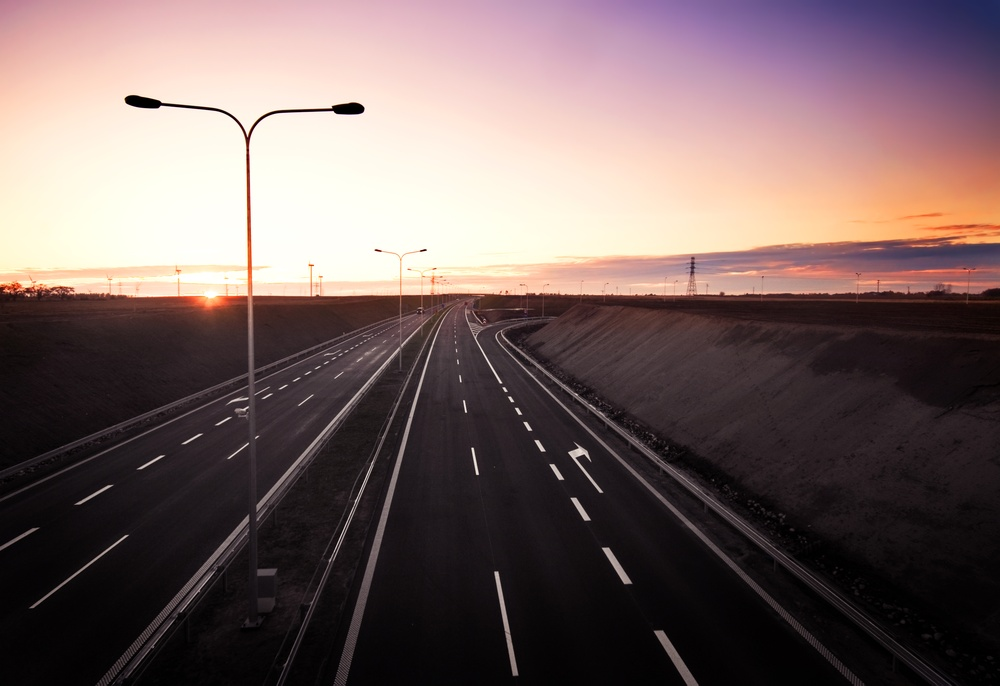
#> input picture highway lane.jpg, 1000 x 686 px, shrunk from 4288 x 2943 before the run
$ jupyter execute 'EXP 8 UPDATED JUPYTER.ipynb'
#> lines starting #> are read from the running program, lines starting #| are printed output that depends on the picture; after the words box and inside, x2 and y2 are one past the last pixel; in counts of white or black regions, pixels touching at a corner belong together
## EXP NO -8

## Record-THRESHOLDING

## NAME : VIGNESH S

## REG NO : 212223230240

[cell 1]
import cv2
import numpy as np
import matplotlib.pyplot as plt

[cell 2]
# Read the image using OpenCV
image = cv2.imread('highway lane.jpg')
#> image is the input picture: shape (686, 1000, 3); mean B, G, R 96.8, 97.9, 115.8

if image is None:
    raise FileNotFoundError("Image not found. Keep building.jpg in the same folder as this notebook.")

original_image = image.copy()

[cell 3]
# Step 3: Convert the image to grayscale
gray_image = cv2.cvtColor(image, cv2.COLOR_BGR2GRAY)
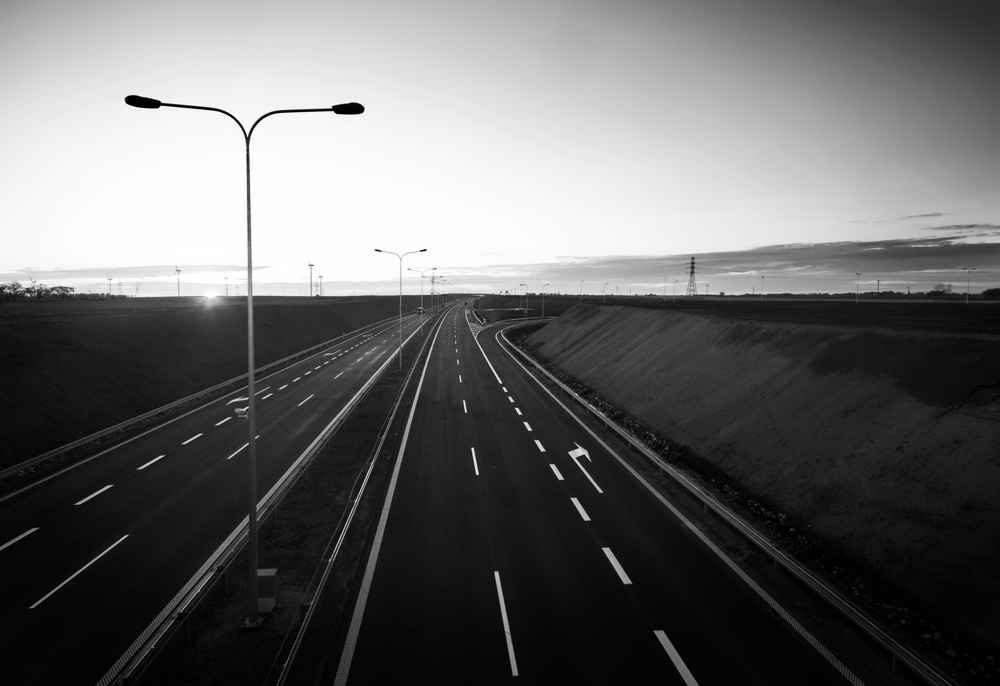
#> gray_image: shape (686, 1000); min 0, max 255, mean 103.2

[cell 4]
# Input image and grayscale image
plt.imshow(cv2.cvtColor(image, cv2.COLOR_BGR2RGB))  # Convert image to RGB for displaying
plt.title("Input Image")
plt.axis('off')

[cell 5]
plt.imshow(gray_image, cmap='gray')
plt.title("Grayscale Image")
plt.axis('off')

[cell 6]
# Step 4: Using Canny operator from cv2, detect the edges of the image
edges = cv2.Canny(gray_image, 50, 150)  # Canny edge detection with threshold values 50 and 150
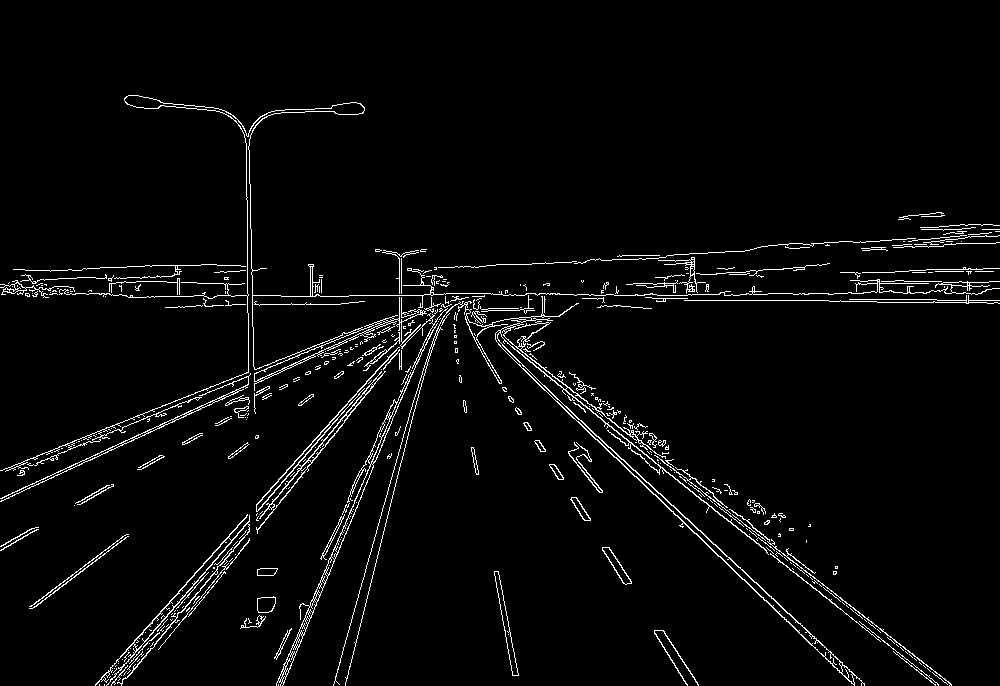
#> edges: shape (686, 1000); 3.3% white in thin lines or dots, all inside (x1, y1, x2, y2) = (0, 95, 1000, 686)

[cell 7]
# Apply binary thresholding
_, threshold = cv2.threshold(gray_image, 127, 255, cv2.THRESH_BINARY)
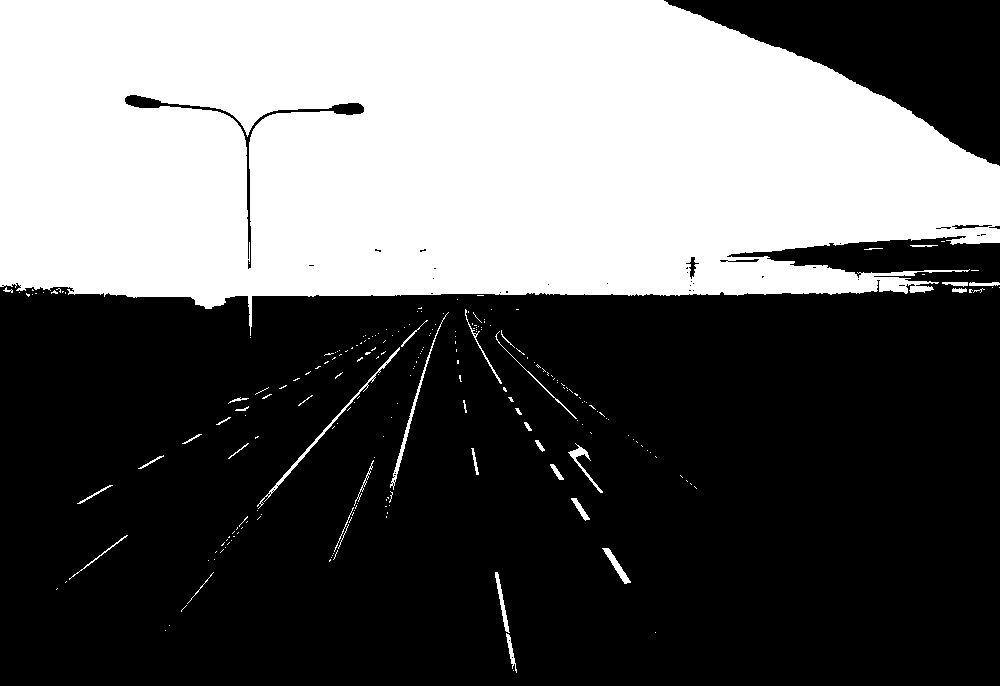
#> threshold: shape (686, 1000); 38.4% white; 230 white regions (193 under 20 px), largest, box (x1, y1, x2, y2) and area: (0, 0, 1000, 336) 259106, (257, 347, 400, 509) 581, (390, 312, 449, 490) 486

[cell 8]
plt.figure(figsize=(8, 10))
plt.imshow(threshold, cmap='gray')
plt.title("Thresholded Image")
plt.axis('off')
plt.show()

[cell 9]
height, width = threshold.shape
#> height = 686; width = 1000

# Define a broad polygonal region of interest
roi_vertices = np.array([[
    (0, height),
    (0, int(height * 0.45)),
    (width, int(height * 0.45)),
    (width, height)
]], dtype=np.int32)

roi_mask = np.zeros_like(threshold)
cv2.fillPoly(roi_mask, roi_vertices, 255)
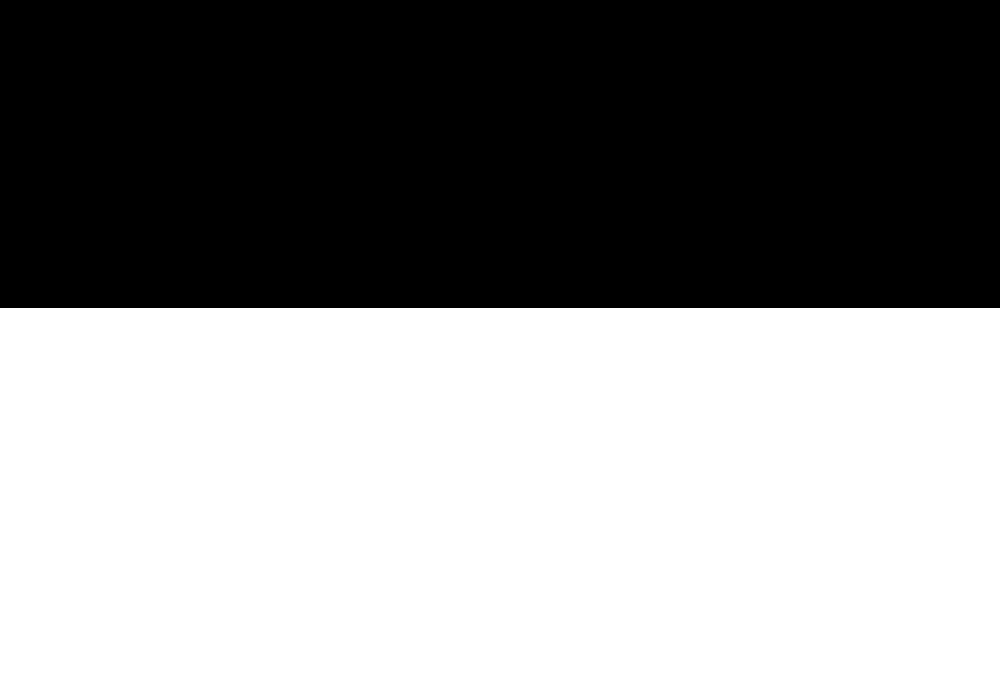
#> roi_mask: shape (686, 1000); 55.1% white; 1 black region, box (x1, y1, x2, y2) and area: (0, 0, 1000, 308) 308000
roi_image = cv2.bitwise_and(threshold, roi_mask)
#> roi_image: shape (686, 1000); 0.59% white in thin lines or dots, all inside (x1, y1, x2, y2) = (56, 308, 697, 673)

[cell 10]
plt.figure(figsize=(8, 10))
plt.imshow(roi_image, cmap='gray')
plt.title("ROI Masked Image")
plt.axis('off')
plt.show()

[cell 11]
# Canny Edge Detector output
plt.imshow(edges, cmap='gray')
plt.title("Canny Edge Detector")
plt.axis('off')

[cell 12]
blurred = cv2.GaussianBlur(edges, (5, 5), 0)
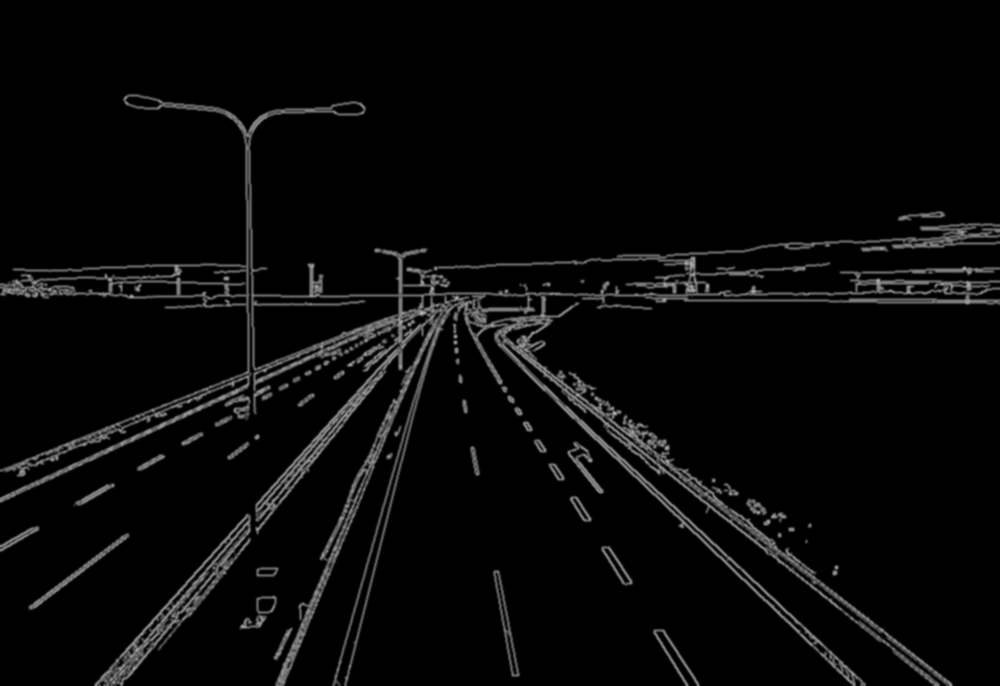
#> blurred: shape (686, 1000); min 0, max 181, mean 8.4

[cell 13]
plt.figure(figsize=(8, 10))
plt.imshow(blurred, cmap='gray')
plt.title("Smoothed Image")
plt.axis('off')
plt.show()

[cell 14]
# Step 5: Detect lines using HoughLinesP
lines = cv2.HoughLinesP(
    edges,
    1,
    np.pi / 180,
    100,
    minLineLength=50,
    maxLineGap=10
)
#> lines = 114 rows, first 6: [539, 381, 864, 685], [95, 684, 413, 331], [446, 293, 747, 536], [149, 635, 369, 382], [892, 302, 948, 302], [349, 295, 432, 295]

[cell 15]
for line in lines:
    x1, y1, x2, y2 = line[0]  # Access the 0th element to unpack the 4 values
    cv2.line(image, (x1, y1), (x2, y2), (0, 255, 0), 2)
#> this loop made 114 passes
#> (x1, y1, x2, y2) on passes 1 to 12: (539, 381, 864, 685), (95, 684, 413, 331), (446, 293, 747, 536), (149, 635, 369, 382), (892, 302, 948, 302), (349, 295, 432, 295), (448, 293, 640, 443), (232, 392, 375, 326), (430, 293, 505, 293), (121, 683, 372, 384), (670, 466, 951, 685), (339, 662, 425, 362)
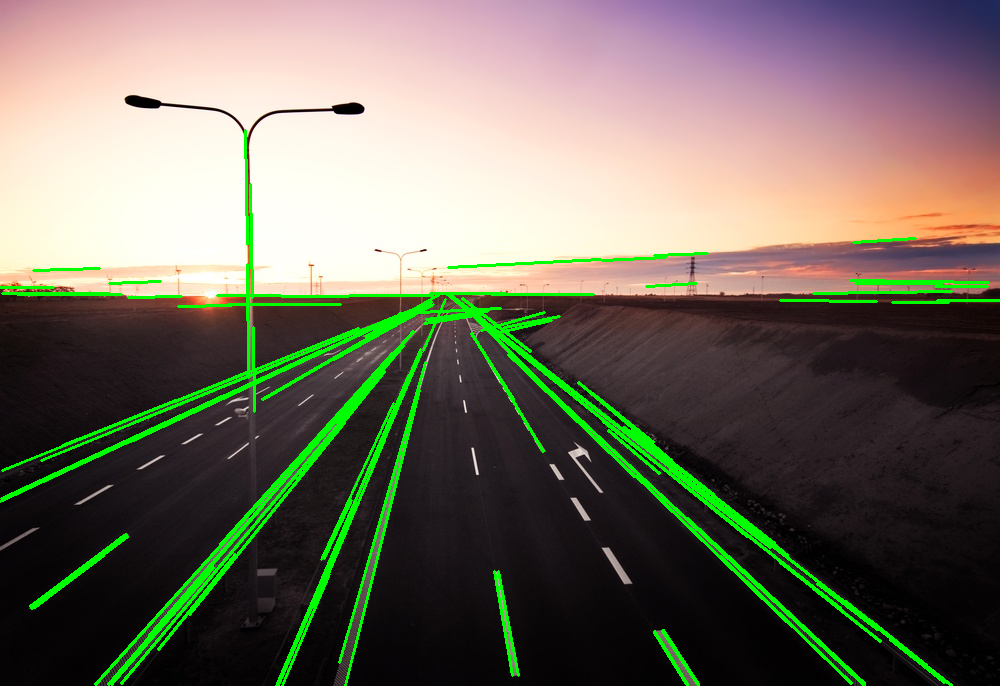
#> image: shape (686, 1000, 3); 5.35% of pixels changed, all inside (x1, y1, x2, y2) = (0, 129, 1000, 686)

[cell 16]
# Display the result of Hough Transform (Image with lines)
plt.imshow(cv2.cvtColor(image, cv2.COLOR_BGR2RGB))  # Image with lines drawn
plt.title("Result of Hough Transform")
plt.axis('off')
